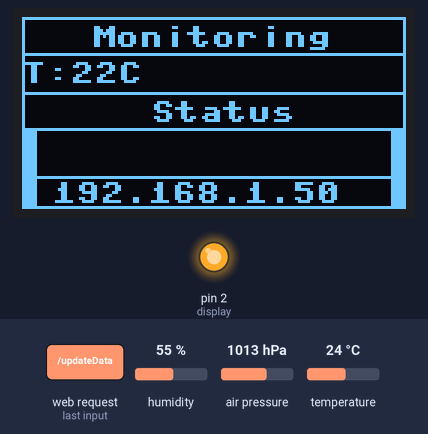
Simulated run of this program. Board: MicroPython board. On the bench: 128×64 one-colour display, output pins drawn as LEDs (lit = HIGH). The test bench sets the inputs (shaded band); at power-on: humidity 55 %, air pressure 1013 hPa, temperature 24 °C. WiFi joins after 1.5 s; library files of the repository ran but are not shown: microdot_utemplate.py, sh1106.py, bme280.py; what the program prints to the serial console is not drawn.

2.8 s: HTTP request GET /updateData received
Above: at 4.1 s.
Timing chart, 0 to 5.8 s (numbered marks = the images above; inputs shaded):
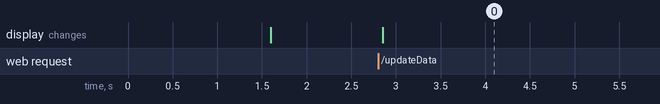

Measured:
- after the input at 2.8 s, the display: changes after 0.05 s (image 0)

The program:

main.py
```python
from microdot_asyncio import Microdot, Response, send_file
from microdot_utemplate import render_template
from bme_module import BME280Module
import sh1106
from machine import Pin, I2C, ADC
import ujson
from boot import do_connect


I2C_ID = 1
SCL_PIN = 7
SDA_PIN = 6
i2c = I2C(1, scl=Pin(7), sda=Pin(6), freq=400000)

ip= do_connect()
print('Get IP :', ip)


bme_module = BME280Module(I2C_ID,SCL_PIN,SDA_PIN)
display = sh1106.SH1106_I2C(128, 64, i2c, Pin(2), 0x3c)

app = Microdot()
Response.default_content_type = 'text/html'

def update_display(temp):
    try:
        display.fill(0)  # Clear the display
        display.hline(0, 0, 127, 1) #atas monitoring
        display.hline(0, 12, 127, 1) #bawah monitoring
        display.hline(0, 25, 127, 1) #atas status
        display.hline(0, 37, 127, 1) #bawah status
        display.hline(0, 63, 127, 1) #bawah ip
        display.hline(0, 53, 127, 1) #line atas ip
        display.vline(0, 0, 65, 1) #status kiri
        display.vline(127, 0, 65, 1) #status kanan
        display.fill_rect(0, 37, 5, 30, 1) # border kiri
        display.fill_rect(123, 37, 5, 30, 1) #border kanan
        display.text('Monitoring', 23, 3)
        display.text(f'T:{temp:.0f}C',0, 15)
        #display.text(f'Co:{co:.1f} PM', 45, 15)
        display.text(f'Status',43, 28)
        #display.text(f'{status}',14, 42)
        display.text(f'{ip}', 10, 55)
        display.show()
    except Exception as e:
        print("Error updating display:", e)

@app.route('/')
async def index(request):
    return render_template('index.html')

@app.route('/updateData')
async def get_sensor_data(request):
    print("Receive get data request!")
    ip= do_connect()
    sensor_reads_temp, sensor_reads_press, sensor_reads_hum, sensor_reads_alt = bme_module.get_sensor_readings()
    update_display(sensor_reads_temp)

    return ujson.dumps({
        "readingTemp": sensor_reads_temp,
        "readingHum": sensor_reads_hum,
        "ip":ip
    })

@app.route('/static/<path:path>')
def static(request, path):
    if '..' in path:
        # directory traversal is not allowed
        return 'Not found', 404
    return send_file('static/' + path)

@app.route('/shutdown')
async def shutdown(request):
    request.app.shutdown()
    return 'The server is shutting down...'

if __name__ == "__main__":
    app.run(debug = True, host='192.168.59.15')
```

bme_module.py
```python
import machine
import bme280
import math

class BME280Module:
    SEA_LEVEL_PRESSURE_HPA = 1013.25
    def __init__(self, id, scl_pin, sda_pin):
        self.i2c = machine.I2C(id=id, scl=machine.Pin(scl_pin), sda=machine.Pin(sda_pin), freq=400000)
        self.bme = bme280.BME280(i2c=self.i2c)

    def get_sensor_readings(self):
        (temperature, pressure, humidity) = self.bme.values
        temperature_val = float(temperature[:len(temperature) - 1])
        humidity_val = float(humidity[:len(humidity) - 1])
        pressure_val = float(pressure[:len(pressure) - 3])

        # Altitude calculation
        altitude_val = 44330 * (1.0 - math.pow(pressure_val / BME280Module.SEA_LEVEL_PRESSURE_HPA, 0.1903))

        return (temperature_val, pressure_val, humidity_val, altitude_val)
    
```

compiled.py
```python
class Loader:

    def __init__(self, pkg, dir):
        if dir == ".":
            dir = ""
        else:
            dir = dir.replace("/", ".") + "."
        if pkg and pkg != "__main__":
            dir = pkg + "." + dir
        self.p = dir

    def load(self, name):
        name = name.replace(".", "_")
        return __import__(self.p + name, None, None, (name,)).render
```

boot.py
```python
# boot.py -- run on boot-up
import network, utime

# Replace the following with your WIFI Credentials
SSID = "BOE-"
SSI_PASSWORD = ""

def do_connect():
    import network
    sta_if = network.WLAN(network.STA_IF)
    if not sta_if.isconnected():
        print('connecting to network...')
        sta_if.active(True)
        sta_if.connect(SSID, SSI_PASSWORD)
        while not sta_if.isconnected():
            pass
    print('Connected! Network config:', sta_if.ifconfig())

    ip= sta_if.ifconfig()[0]
    print(ip)
    return ip

print("Connecting to your wifi..." '')
do_connect()

print(do_connect())
```
